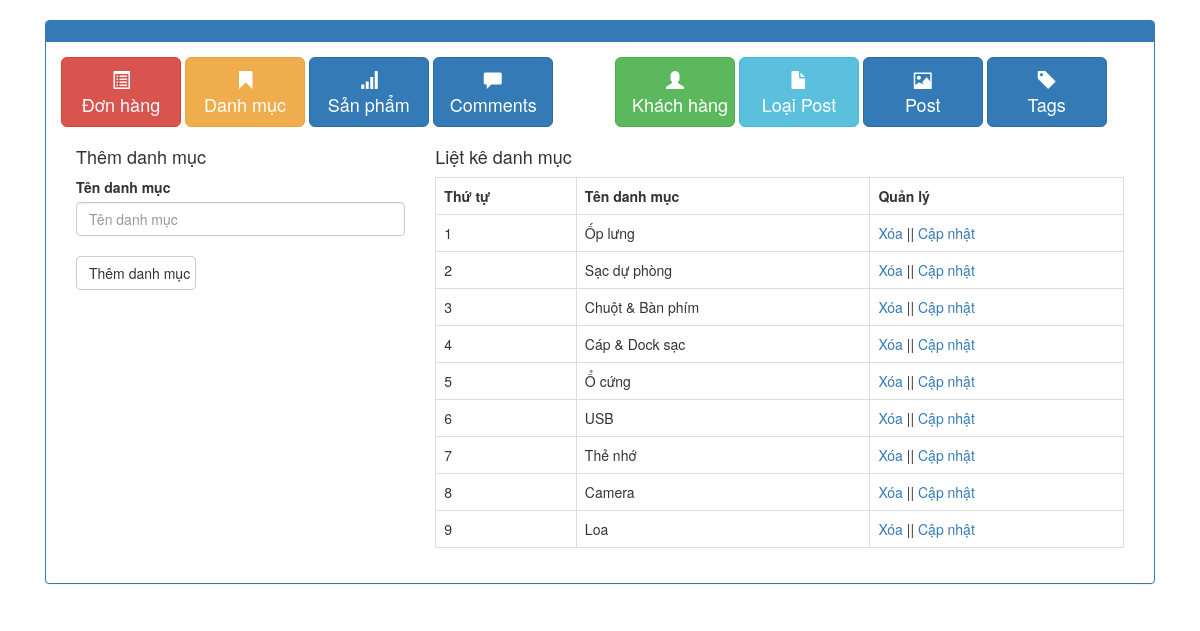
Page /admin/xulydanhmuc.php on the earlier database version.
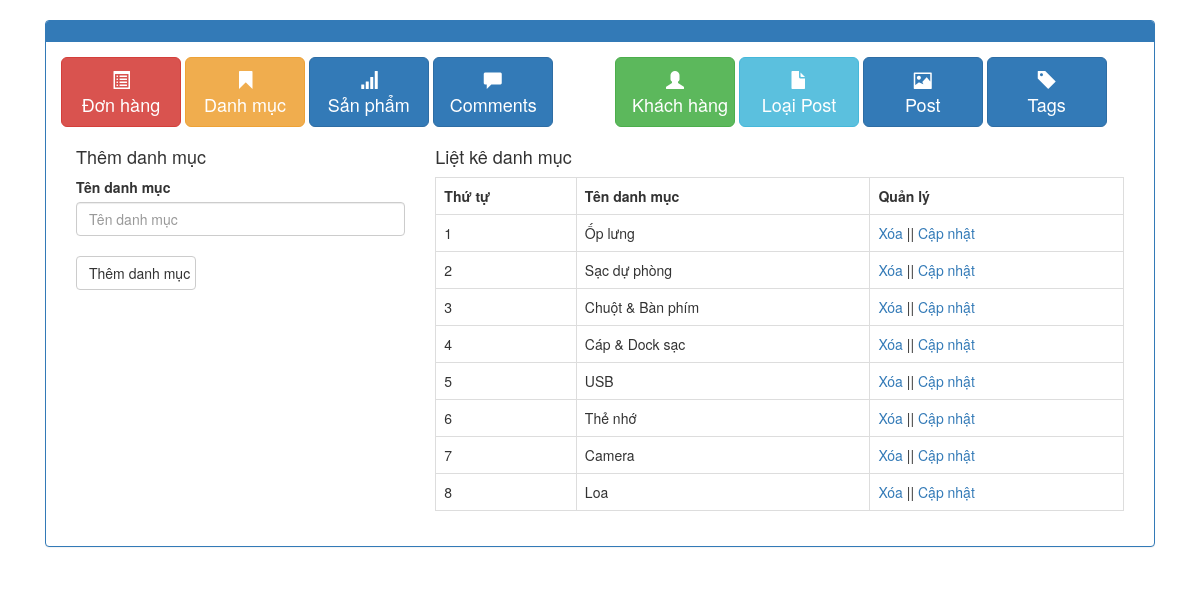
Same page on the later database version.
### tables this page shows
CREATE TABLE `tbl_category` (
  `category_id` int(11) NOT NULL,
  `category_name` varchar(50) NOT NULL
);

### admin/xulydanhmuc.php (the view, shortened to what this page needs)
<?php
	include('../db/connect.php');
?>
<!DOCTYPE html>
<html lang="en">
<head>
	<link href="../css/bootstrap.css" rel="stylesheet" type="text/css" media="all" />
	<link href="../css/admin-dashboard.css" rel="stylesheet" type="text/css" media="all" />
	<link href="../css/Chart.css" rel="stylesheet" type="text/css" media="all" />
	<link href="//netdna.bootstrapcdn.com/bootstrap/3.0.0/css/bootstrap.min.css" rel="stylesheet" id="bootstrap-css">
</head>
<body>
	<div class="container">
		<div class="row">
			<div class="col-md-12">
				<div class="panel panel-primary">
					<div class="panel-heading">
					</div>
					<div class="panel-body">
						<div class="row">
							<div class="col-xs-6 col-md-6">
							<a href="xulydonhang.php" class="btn btn-danger btn-lg" role="button"><span class="glyphicon glyphicon-list-alt"></span> <br/>Đơn hàng</a>
							<a href="xulydanhmuc.php" class="btn btn-warning btn-lg" role="button"><span class="glyphicon glyphicon-bookmark"></span> <br/>Danh mục</a>
							<a href="xulysanpham.php" class="btn btn-primary btn-lg" role="button"><span class="glyphicon glyphicon-signal"></span> <br/>Sản phẩm</a>
							<a href="" class="btn btn-primary btn-lg" role="button"><span class="glyphicon glyphicon-comment"></span> <br/>Comments</a>
							</div>
							<div class="col-xs-6 col-md-6">
							<a href="xulykhachhang.php" class="btn btn-success btn-lg" role="button"><span class="glyphicon glyphicon-user"></span> <br/>Khách hàng</a>
							<a href="xulydanhmucbaiviet.php" class="btn btn-info btn-lg" role="button"><span class="glyphicon glyphicon-file"></span> <br/>Loại Post </a>
							<a href="xulybaiviet.php" class="btn btn-primary btn-lg" role="button"><span class="glyphicon glyphicon-picture"></span> <br/>Post</a>
							<a href="#" class="btn btn-primary btn-lg" role="button"><span class="glyphicon glyphicon-tag"></span> <br/>Tags</a>
							</div>
						</div>
						<div>
							<?php
							if(isset($_GET['quanly'])=='capnhat'){
								$id_capnhat = $_GET['id'];
								$sql_capnhat = mysqli_query($con,"SELECT * FROM tbl_category WHERE category_id='$id_capnhat'");
								$row_capnhat = mysqli_fetch_array($sql_capnhat);
								?>
								<div class="col-md-4">
								<h4>Cập nhật danh mục</h4>
								<label>Tên danh mục</label>
								<form action="" method="POST">
									<input type="text" class="form-control" name="danhmuc" value="<?php echo $row_capnhat['category_name'] ?>"><br>
									<input type="hidden" class="form-control" name="id_danhmuc" value="<?php echo $row_capnhat['category_id'] ?>">
									<input type="submit" name="capnhatdanhmuc" value="Cập nhật danh mục" class="btn btn-default">
								</form>
								</div>
							<?php
							}else{
								?>
								<div class="col-md-4">
								<h4>Thêm danh mục</h4>
								<label>Tên danh mục</label>
								<form action="" method="POST">
									<input type="text" class="form-control" name="danhmuc" placeholder="Tên danh mục"><br>
									<input type="submit" name="themdanhmuc" value="Thêm danh mục" class="btn btn-default">
								</form>
								</div>
								<?php
							}
								?>
							<div class="col-md-8">
								<h4>Liệt kê danh mục</h4>
								<?php
								$sql_select = mysqli_query($con,"SELECT * FROM tbl_category ORDER BY category_id DESC");
								?>
								<table class="table table-bordered ">
									<tr>
										<th>Thứ tự</th>
										<th>Tên danh mục</th>
										<th>Quản lý</th>
									</tr>
									<?php
									$i = 0;
									while($row_category = mysqli_fetch_array($sql_select)){
										$i++;
									?>
									<tr>
										<td><?php echo $i; ?></td>
										<td><?php echo $row_category['category_name'] ?></td>
										<td><a href="?xoa=<?php echo $row_category['category_id'] ?>">Xóa</a> || <a href="?quanly=capnhat&id=<?php echo $row_category['category_id'] ?>">Cập nhật</a></td>
									</tr>
									<?php
									}
									?>
								</table>
							</div>
						</div>
					</div>
				</div>
			</div>
		</div>
	</div>
</body>
</html>

### css/admin-dashboard.css (style rules this page uses)
body { padding-top:20px; }
.panel-body .btn:not(.btn-block) { width:120px;margin-bottom:10px; }

Differences in the rows shown:
removed tbl_category: category_name "Ổ cứng"
